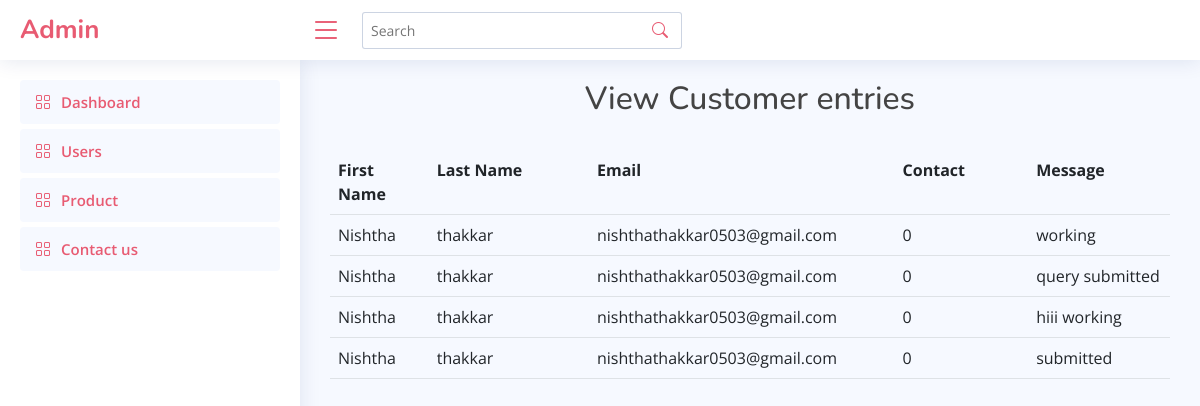
Before: /admin/contact_admin.php with the older database file.
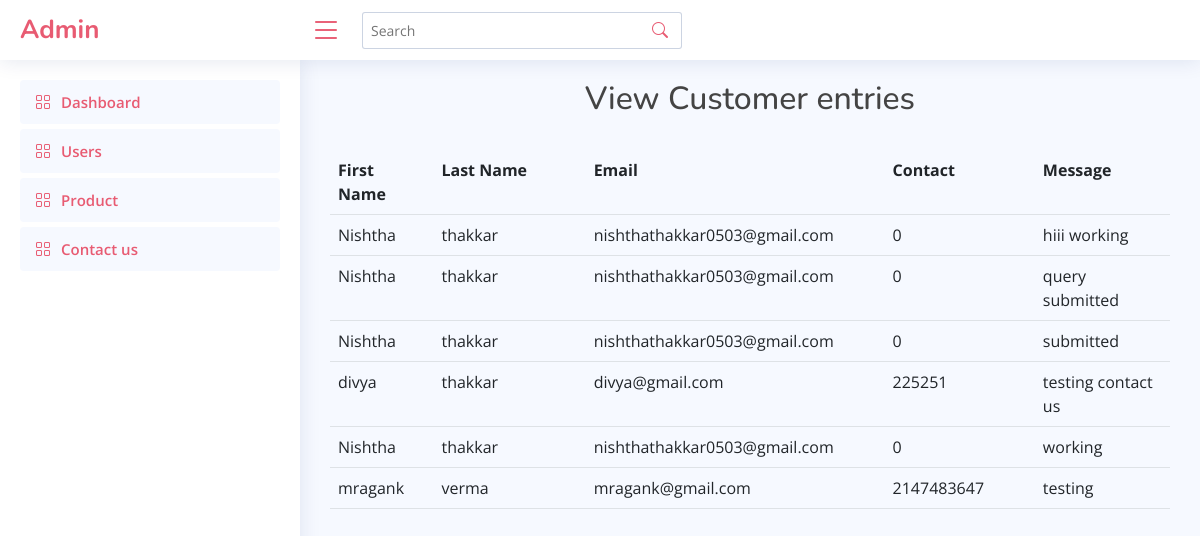
After: the same page with the newer database file.
### tables this page shows
CREATE TABLE `contact` (
  `fname` varchar(20) NOT NULL,
  `lname` varchar(20) NOT NULL,
  `email` varchar(30) NOT NULL,
  `contact` int(10) NOT NULL,
  `message` varchar(50) NOT NULL
);

### admin/contact_admin.php (the view, shortened to what this page needs)
<!DOCTYPE html>
<html lang="en">
<head>
    <link href="assets/vendor/bootstrap/css/bootstrap.min.css" rel="stylesheet">
    <link href="assets/vendor/bootstrap-icons/bootstrap-icons.css" rel="stylesheet">
    <link href="assets/vendor/boxicons/css/boxicons.min.css" rel="stylesheet">
    <link href="assets/vendor/quill/quill.snow.css" rel="stylesheet">
    <link href="assets/vendor/quill/quill.bubble.css" rel="stylesheet">
    <link href="assets/vendor/remixicon/remixicon.css" rel="stylesheet">
    <link href="assets/vendor/simple-datatables/style.css" rel="stylesheet">
    <link href="assets/css/style.css" rel="stylesheet">
</head>
<body>
    <header id="header" class="header fixed-top d-flex align-items-center">
        <div class="d-flex align-items-center justify-content-between">
            <a href="index.html" class="logo d-flex align-items-center">
                <span class="d-none d-lg-block">Admin</span>
            </a>
            <i class="bi bi-list toggle-sidebar-btn"></i>
        </div>
        <div class="search-bar">
            <form class="search-form d-flex align-items-center" method="POST" action="#">
                <input type="text" name="query" placeholder="Search" title="Enter search keyword">
                <button type="submit" title="Search"><i class="bi bi-search"></i></button>
            </form>
        </div>
    </header>
  <aside id="sidebar" class="sidebar">
<ul class="sidebar-nav" id="sidebar-nav">
  <li class="nav-item">
    <a class="nav-link " href="index.php">
      <i class="bi bi-grid"></i>
      <span>Dashboard</span>
    </a>
  </li>
  <li class="nav-item">
    <a class="nav-link " href="user_admin.php">
      <i class="bi bi-grid"></i>
      <span>Users</span>
    </a>
  </li>
  <li class="nav-item">
    <a class="nav-link " href="product.php">
      <i class="bi bi-grid"></i>
      <span>Product</span>
    </a>
  </li>
  <li class="nav-item">
    <a class="nav-link " href="contact_admin.php">
      <i class="bi bi-grid"></i>
      <span>Contact us</span>
    </a>
  </li>
</ul>
</aside>
    <main id="main" class="main">
<?php
include 'connection.php';
$query = "SELECT * from contact;";
$data = mysqli_query($conn, $query);
?>
	<h2 class="text-center">View Customer entries</h2><br>
	<table class="table">
		<tr>
			<th width="5%">First Name</th>
			<th width="12%">Last Name</th>
			<th width="10%">Email</th>
			<th width="10%">Contact</th>
            <th width="10%">Message</th>
		</tr>
	<?php
	while ($result = mysqli_fetch_assoc($data)) {
		echo "<tr>
        <td>" . $result["fname"] . "</td>
        <td>" . $result["lname"] . "</td>
        <td>" . $result["email"] . "</td>
        <td>" . $result["contact"] . "</td>
        <td>" . $result["message"] . "</td>";
	}
	echo "</table>";
	?>
    </main>
</html>
</body>

Changed rows visible on the page:
shown differently, row unchanged: contact "hiii working": moves up the list
shown differently, row unchanged: contact "query submitted": moves down the list
shown differently, row unchanged: contact "submitted": moves up the list
added contact: fname "divya", lname "thakkar", email "divya@gmail.com", contact "225251", message "testing contact us"
added contact: fname "mragank", lname "verma", email "mragank@gmail.com", contact "2147483647", message "testing"
